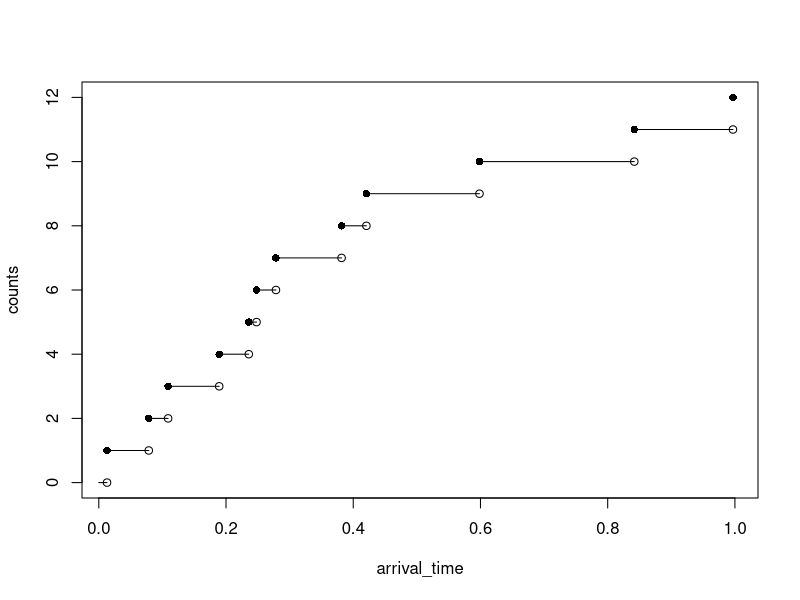

This figure's R source:
## ---- chunk 1

lambda <- 17
# the length of time horizon for the simulation T_length <- 31
last_arrival <- 0
arrival_time <- c()
inter_arrival <- rexp(1, rate = lambda)
T_length <- 1
while (inter_arrival + last_arrival < T_length) { 
  last_arrival <- inter_arrival + last_arrival 
  arrival_time <- c(arrival_time,last_arrival) 
  inter_arrival <- rexp(1, rate = lambda)
}


n <- length(arrival_time)
counts <- 1:n

plot(arrival_time, counts, pch=16, ylim=c(0, n))
points(arrival_time, c(0, counts[-n]))
segments(
  x0 = c(0, arrival_time[-n]),
  y0 = c(0, counts[-n]),
  x1 = arrival_time,
  y1 = c(0, counts[-n])
)
